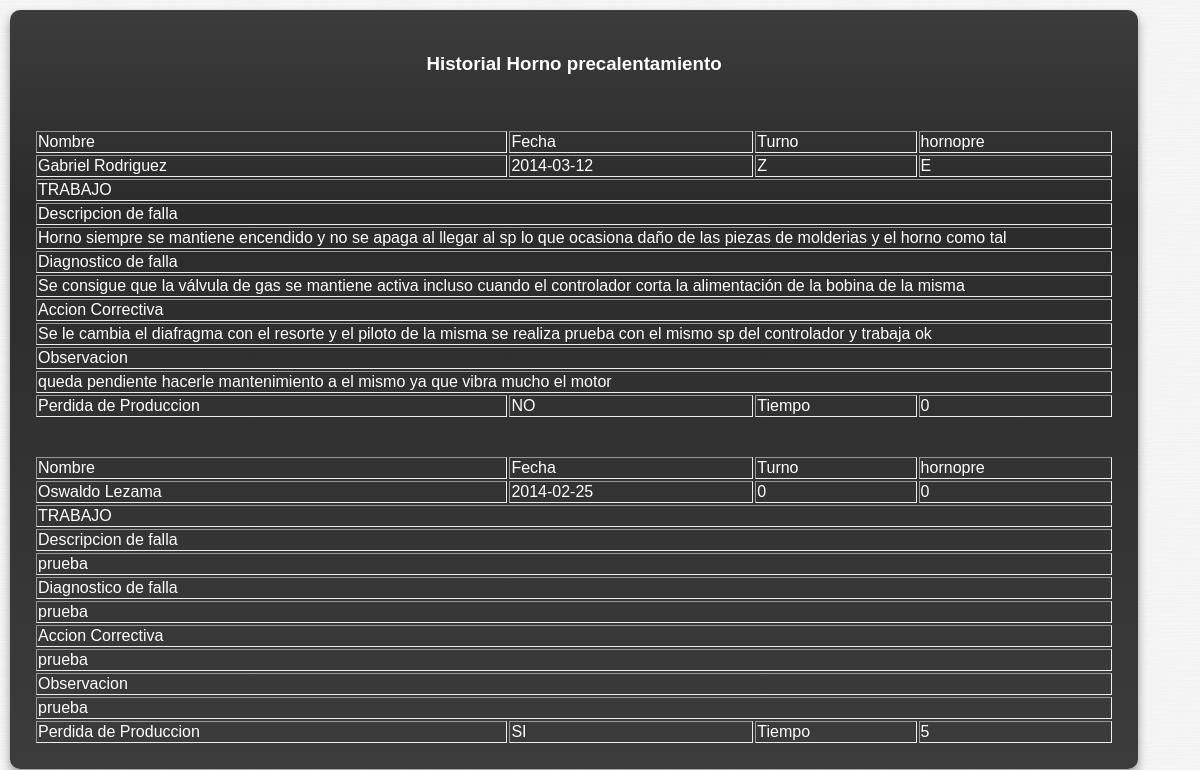
The app's page /mostrar_hornospre.php (signed in) with its own data.
### tables this page shows
CREATE TABLE IF NOT EXISTS `hornospre` (
  `id_fhornopre` int(11) NOT NULL AUTO_INCREMENT,
  `fecha` date NOT NULL,
  `turno` char(1) NOT NULL,
  `ficha` int(11) NOT NULL,
  `hornopre` char(1) NOT NULL,
  `perdida_pro` tinyint(1) NOT NULL,
  `descripcion_falla` text NOT NULL,
  `diagnostico_falla` text NOT NULL,
  `accion_correctiva` text NOT NULL,
  `observacion` text NOT NULL,
  `tiempo_perdido` int(11) DEFAULT '0',
  PRIMARY KEY (`id_fhornopre`)
);

CREATE TABLE IF NOT EXISTS `usuario` (
  `id_usuario` int(11) NOT NULL AUTO_INCREMENT,
  `Nombre` varchar(50) NOT NULL,
  `Apellido` varchar(50) NOT NULL,
  `num_ficha` int(11) NOT NULL,
  `Cargo` varchar(50) NOT NULL,
  `Grupo` varchar(50) NOT NULL,
  `pass` varchar(20) NOT NULL,
  PRIMARY KEY (`id_usuario`)
);

### mostrar_hornospre.php (the view, shortened to what this page needs)
<?php
	if (isset ($_SESSION["ficha"]))
	{
		require_once ("nombre.php");
$consulta="SELECT * FROM hornospre order by id_fhornopre Desc";
	$comprobar = mysqli_query($con, $consulta) or die ("Error en $consulta <br> MySQL dice: ".mysqli_error());
?>
<!DOCTYPE html >
<html>
<head>
<link href="styles/kendo.common.min.css" rel="stylesheet" />
<link href="styles/kendo.metro.min.css" rel="stylesheet" />
<link href="styles/formularios.css" rel="stylesheet" />
<link href="estilo.css" rel="stylesheet" />
</head>
<body>
	<div id="cuerpo">
		<div id="contenido">
		<h3 align="center">Historial Horno precalentamiento</h3>
           	<br />
			<?php while ($comp = mysqli_fetch_array($comprobar) ){ ?>
        	<table id="Resultados" border="1" align="center">
                <tbody>
                    <tr>
						<td>Nombre</td>
						<td>Fecha</td>
						<td>Turno</td>
						<td>hornopre</td>
					</tr>
					<tr>
					<td><?php $consulta2 = "SELECT * FROM `usuario` WHERE num_ficha = '".$comp["ficha"]."'";
											$comprobar2 = mysqli_query($con, $consulta2) or die ("Error en $consulta2 <br> MySQL dice: ".mysqli_error());
											$comp2 = mysqli_fetch_array($comprobar2);
											$Nombre = $comp2["Nombre"];
											$Apellido = $comp2["Apellido"];?>
											<?php echo $Nombre ?> <?php echo $Apellido ?></td>
						<td><?php echo $comp["fecha"] ?></td>
						<td><?php echo $comp["turno"] ?></td>
						<td><?php echo $comp["hornopre"] ?></td>
					</tr>
					<tr>
					<td colspan="4"> TRABAJO</td>
					</tr>
					<tr>
					<td colspan ="4">Descripcion de falla</td>
					</tr>
					<tr>
					<td colspan ="4"><?php echo $comp["descripcion_falla"] ?></td>
					</tr>
					<tr>
					<td colspan ="4">Diagnostico de falla</td>
					</tr>
					<tr>
					<td colspan ="4"><?php echo $comp["diagnostico_falla"] ?></td>
					</tr>
					<tr>
					<td colspan ="4">Accion Correctiva</td>
					</tr>
					<tr>
					<td colspan ="4"><?php echo $comp["accion_correctiva"] ?></td>
					</tr>
					<tr>
					<td colspan ="4">Observacion</td>
					</tr>
					<tr>
					<td colspan ="4"><?php echo $comp["observacion"] ?></td>
					</tr>
					<tr>
					<td>Perdida de Produccion</td>
					<td><?php if ($comp["perdida_pro"]== 0) {
						echo "NO";
						}
						else{
						echo "SI";
						}?></td>
					<td>Tiempo</td>
					<td><?php echo $comp["tiempo_perdido"] ?></td>
					</tr>
					<br/>
					<br/>
					<?php } ?>
                </tbody>
			</table>
        </div>
    </div>
</body>
</html>
<?php
}else{
		echo "<script type='text/javascript'>
		alert('Usted no esta logueado');
		window.location='logeo.html';
	</script>";
}
?>

### estilo.css (style rules this page uses)
body { font-family: "Helvetica Neue Narrow", Arial, Helvetica, sans-serif; color: #fff; margin: 0px; background-image:url('img/brushed-metal.png'); }
#cuerpo { display: block; width: 100%; padding: 0px; background-image:url('img/brushed-metal.png'); }
#contenido { display: block; float: left; width: 90%; padding: 2%; min-width: 200px; background: -webkit-gradient( linear, left bottom, left top, color-stop(0, rgb(60,60,60)), color-stop(0.74, rgb(43,43,43)), color-stop(1, rgb(60,60,60)) ); background: -moz-linear-gradient( center bottom, rgb(60,60,60) 0%, rgb(43,43,43) 74%, rgb(60,60,60) 100% ); -moz-border-radius: 10px; -webkit-border-radius: 10px; border-radius: 10px; margin: 10px; -moz-box-shadow: rgb(150,150,150) 0px 5px 10px ; -webkit-box-shadow: rgb(150,150,150) 0px 5px 10px ; box-shadow: rgb(150,150,150) 0px 5px 10px ; }
h1, h2, h3 { padding-bottom: 0px; margin-bottom: 0px; text-align:center; }
table { width:100%; border: 0px; }

### records on screen
hornospre: usuario.Nombre "Gabriel", usuario.Apellido "Rodriguez", fecha "2014-03-12", turno "Z", hornopre "E", descripcion_falla "Horno siempre se mantiene encendido y no se apaga al llegar al sp lo que ocasiona daño de las piezas de molderias y el horno como tal", diagnostico_falla "Se consigue que la válvula de gas se mantiene activa incluso cuando el controlador corta la alimentación de la bobina de la misma", accion_correctiva "Se le cambia el diafragma con el resorte y el piloto de la misma se realiza prueba con el mismo sp del controlador y trabaja ok", observacion "queda pendiente hacerle mantenimiento a el mismo ya que vibra mucho el motor", perdida_pro "NO", tiempo_perdido "0"
hornospre: usuario.Nombre "Oswaldo", usuario.Apellido "Lezama", fecha "2014-02-25", turno "0", hornopre "0", descripcion_falla "prueba", diagnostico_falla "prueba", accion_correctiva "prueba", observacion "prueba", perdida_pro "SI", tiempo_perdido "5"
